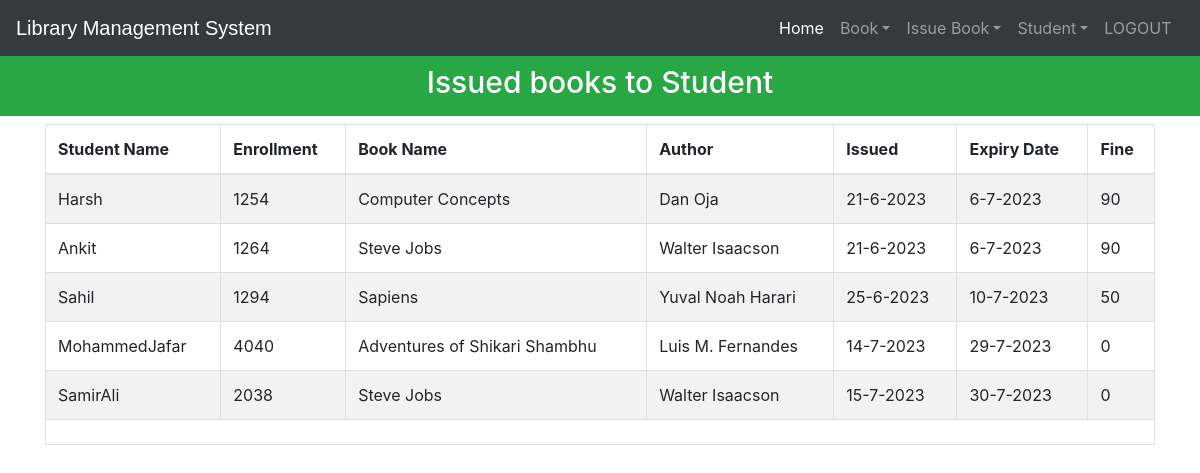
The page /viewissuedbook (signed in) on the database its author committed.
### library/models.py (models this page shows, shortened)
class StudentExtra(models.Model):
    user=models.OneToOneField(User,on_delete=models.CASCADE)
    enrollment = models.CharField(max_length=40)
    branch = models.CharField(max_length=40)
    @property
    def get_name(self):
        return self.user.first_name

class Book(models.Model):
    catchoice= [
        ('education', 'Education'),
        ('entertainment', 'Entertainment'),
        ('comics', 'Comics'),
        ('biography', 'Biography'),
        ('history', 'History'),
        ('novel', 'Novel'),
        ('fantasy', 'Fantasy'),
        ('thriller', 'Thriller'),
        ('romance', 'Romance'),
        ('scifi','Sci-Fi')
        ]
    name=models.CharField(max_length=30)
    isbn=models.PositiveIntegerField()
    author=models.CharField(max_length=40)
    category=models.CharField(max_length=30,choices=catchoice,default='education')

### library/views.py (the view)
# urls.py: path('viewissuedbook', views.viewissuedbook_view),
@login_required(login_url='adminlogin')
@user_passes_test(is_admin)
def viewissuedbook_view(request):
    issuedbooks=models.IssuedBook.objects.all()
    li=[]
    for ib in issuedbooks:
        issdate=str(ib.issuedate.day)+'-'+str(ib.issuedate.month)+'-'+str(ib.issuedate.year)
        expdate=str(ib.expirydate.day)+'-'+str(ib.expirydate.month)+'-'+str(ib.expirydate.year)
        days=(date.today()-ib.issuedate)
        print(date.today())
        d=days.days
        fine=0
        if d>15:
            day=d-15
            fine=day*10
        books=list(models.Book.objects.filter(isbn=ib.isbn))
        students=list(models.StudentExtra.objects.filter(enrollment=ib.enrollment))
        i=0
        for l in books:
            t=(students[i].get_name,students[i].enrollment,books[i].name,books[i].author,issdate,expdate,fine)
            i=i+1
            li.append(t)
    return render(request,'library/viewissuedbook.html',{'li':li})

### library/views.py (called while the page is built)
def is_admin(user):
    return user.groups.filter(name='ADMIN').exists()

### templates/library/viewissuedbook.html (shortened to what this page needs)
<!DOCTYPE html>
<html lang="en" dir="ltr">
  <head>
  </head>
  <body>
    {% include "library/navbaradmin.html" %}
    <br>
    <br>
    <h3 class="p-3 mb-2 bg-success text-white" style = 'font-size: 30px; text-align:center; margin-bottom:0px;'>Issued books to Student</h3>
{% if li%}
    <div class="container">
      <table class="table table-hover table-condensed table-striped table-bordered">
        <thead>
        <tr>
        <th>Student Name</th>
        <th>Enrollment</th>
        <th>Book Name</th>
        <th>Author</th>
        <th>Issued</th>
        <th>Expiry Date</th>
        <th>Fine</th>
        </tr>
        </thead>
        <tfoot>
        <tr>
        <td colspan="7">
        </td>
        </tr>
        </tfoot>
        <tbody>
          {% for t in li %}
            <tr>
              <td>{{t.0}}</td>
              <td>{{t.1}}</td>
              <td>{{t.2}}</td>
              <td>{{t.3}}</td>
              <td>{{t.4}}</td>
              <td>{{t.5}}</td>
              <td>{{t.6}}</td>
            </tr>
            {%endfor%}
        </tbody>
        </table>
    </div>
    {%else%}
    <h1> 0 book Issued</h1>
    {%endif%}
    <br><br><br><br><br><br><br><br><br>
  {% include "library/footer.html" %}
  </body>
</html>

### templates/library/navbaradmin.html (shortened to what this page needs)
<!DOCTYPE html>
{% load static %}
<html lang="en">
<head>
<link rel="stylesheet" href="https://stackpath.bootstrapcdn.com/bootstrap/4.3.1/css/bootstrap.min.css">
<link rel="stylesheet" href="https://maxcdn.bootstrapcdn.com/font-awesome/4.7.0/css/font-awesome.min.css">
</head>
<body>
<div class="bs-example">
    <nav class="navbar navbar-expand-md bg-dark navbar-dark fixed-top">
        <a href="/" class="navbar-brand">Library Management System</a>
        <div class="collapse navbar-collapse justify-content-between" id="navbarCollapse">
            <div class="navbar-nav">
              <a href="/" class="nav-item nav-link active">Home</a>
                <div class="nav-item dropdown">
                  <a href="#" class="nav-link dropdown-toggle" data-toggle="dropdown">Book</a>
                </div>
                <div class="nav-item dropdown">
                  <a href="#" class="nav-link dropdown-toggle" data-toggle="dropdown">Issue Book</a>
                </div>
                <div class="nav-item dropdown">
                  <a href="#" class="nav-link dropdown-toggle" data-toggle="dropdown">Student</a>
                </div>
                <a href="logout" class="nav-item nav-link">LOGOUT</a> &nbsp
            </div>
        </div>
    </nav>
</div>
</body>
</html>

### templates/library/footer.html (shortened to what this page needs)
<!DOCTYPE html>
<html>
<head>
</head>
</html>

### templates/library/navbaradmin.html (style rules this page uses)
.bs-example { margin: 0px; }
.navbar-brand { font-size: 20px; font-family: sans-serif; }

### rows shown on the page
StudentExtra: enrollment "1254"
Book: name "Computer Concepts", author "Dan Oja"
StudentExtra: enrollment "1264"
Book: name "Steve Jobs" "Steve Jobs", author "Walter Isaacson" "Walter Isaacson"
StudentExtra: enrollment "1294"
Book: name "Sapiens", author "Yuval Noah Harari"
StudentExtra: enrollment "4040"
Book: name "Adventures of Shikari Shambhu", author "Luis M. Fernandes"
StudentExtra: enrollment "2038"

### other values the page prints
{{ t.0 }} "Harsh" "Ankit" "Sahil" "MohammedJafar" "SamirAli"
{{ t.4 }} "21-6-2023" "21-6-2023" "25-6-2023" "14-7-2023" "15-7-2023"
{{ t.5 }} "6-7-2023" "6-7-2023" "10-7-2023" "29-7-2023" "30-7-2023"
{{ t.6 }} "90" "90" "50" "0" "0"
